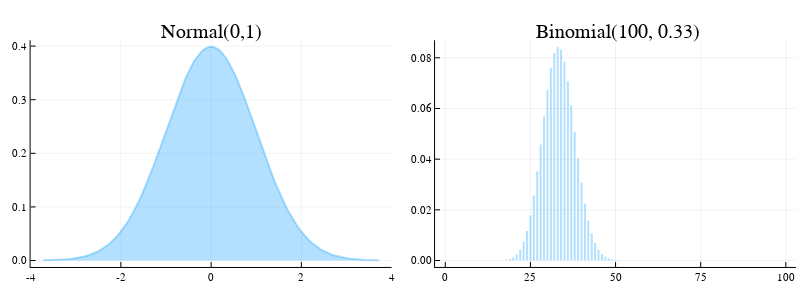

The cell this chart's notebook holds for it:
### Code cell
# 正規分布と二項分布の可視化
using StatsPlots
plotlyjs()
# 正規分布
p1 = plot(Normal(0, 1), 
         xlim=(-4, 4), 
         title="Normal(0,1)", 
         lw=2, 
         fill=true, 
         alpha=0.3,label=false)

# 二項分布
n_binom = 100
p_binom = 1/3
binom_dist = Binomial(n_binom, p_binom)

p2 = plot(binom_dist, 
         title=" Binomial($n_binom, $(round(p_binom, digits=2)))", 
         lw=2, 
         fill=true, 
         alpha=0.3,label=false)


plot(p1, p2, layout=(1, 2), size=(800, 300))
